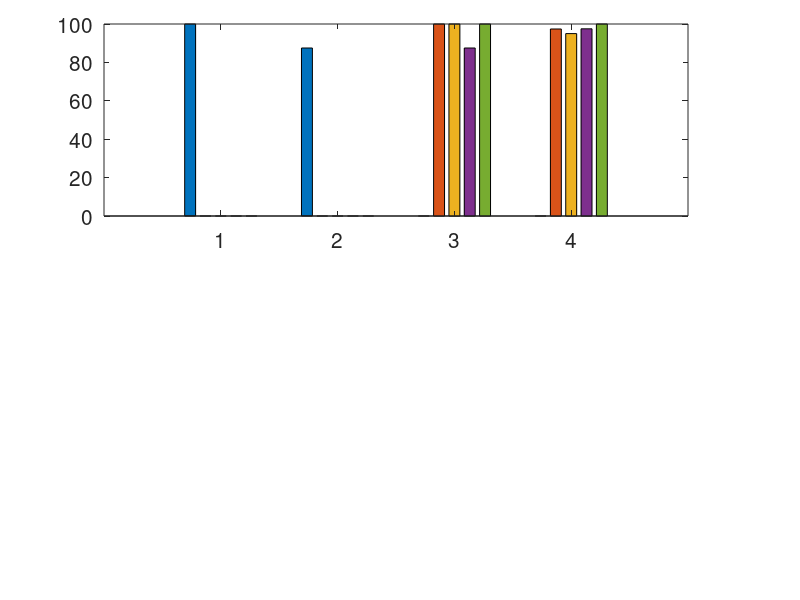

This figure's MATLAB source: (Note: this script raises an error after producing the figure.)
%% plot_G1_fig1_fig2.m
% G1 — Two-panel figure (2 × 1)
%
% Top    (a): Action Safety (%) by condition and model — grouped bar
% Bottom (b): Dangerous cases heatmap — condition × scene
%
% Key findings:
%   Tier 2 alone has a fatal blind spot on blocked_lens (87.5% safe)
%   Tier 3 LLM-only: gpt4o_mini also fails on wall_close (87.5%)
%   Full pipeline: Gemini achieves 100%; GPT-4o worst at 95%
%
% Data source: G1_runs_20260525_021111.csv  (latest run)

clear; clc; close all;
set(groot, 'DefaultAxesFontSize', 15);   % global baseline for all axes

%% ── Data ─────────────────────────────────────────────────────────────────────

% (a) Action Safety (%) — rows=models, cols=conditions
%     NaN = model not active in that condition
%                          T1.5-only  T2-only  T3-only  Full
SafetyData = [100.0, 87.5,  NaN,   NaN;    % Rule-Based
              NaN,   NaN,  100.0,  97.4;   % Claude
              NaN,   NaN,  100.0,  95.0;   % GPT-4o
              NaN,   NaN,   87.5,  97.5;   % GPT-4o-mini
              NaN,   NaN,  100.0, 100.0];  % Gemini

condLabels  = {'Tier 1.5 Only','Tier 2 Only','Tier 3 Only (LLM)','Full Pipeline'};
modelNames  = {'Rule-Based','Claude','GPT-4o','GPT-4o-mini','Gemini'};

% Model colours
mc = [0.58 0.65 0.65;   % Rule-Based  — grey
      0.88 0.48 0.33;   % Claude      — orange-red
      0.29 0.56 0.85;   % GPT-4o      — blue
      0.42 0.75 0.42;   % GPT-4o-mini — green
      0.69 0.49 0.85];  % Gemini      — purple

% (b) Dangerous count matrix [condition × scene]  (aggregated across all models)
%     tier1_5_only: all zero
%     tier2_only  : blocked_lens = 5 (sensor blind spot)
%     tier3_only  : wall_close   = 5 (depth sensor / LLM error)
%     full_pipeline: wall_close  = 4
DangerMat = [0, 0, 0, 0, 0, 0, 0, 0;   % Tier 1.5 Only
             0, 0, 5, 0, 0, 0, 0, 0;   % Tier 2 Only
             0, 5, 0, 0, 0, 0, 0, 0;   % Tier 3 Only
             0, 4, 0, 0, 0, 0, 0, 0];  % Full Pipeline

sceneLabels = {'person near','wall close','blocked lens','person far', ...
               'dim light','cluttered','object table','door open'};
condLabelsShort = {'Tier 1.5\nOnly','Tier 2\nOnly','Tier 3\nOnly','Full\nPipeline'};

%% ── Layout constants  [left  bottom  width  height] ─────────────────────────
% Both plot areas identical width & height; colorbar placed manually.
LFT  = 0.13;   % wider left margin — fits 'Tier 1.5 Only' y-axis label
WID  = 0.73;   % plot width  (colorbar in remaining ~0.14)
PHGT = 0.32;   % height of each subplot
BOT2 = 0.14;   % bottom of heatmap — room for 30° rotated x-labels
GAP  = 0.18;   % gap between plots — (b) title + whitespace + legend + whitespace
BOT1 = BOT2 + PHGT + GAP;   % bottom of bar chart = 0.64

%% ── Figure ───────────────────────────────────────────────────────────────────
fig = figure('Name','G1 — Tier Comparison', ...
             'Position',[80 60 1150 920]);

%% ══════════════════════════════════════════════════════════════════════════════
%% Subplot (a) — Action Safety grouped bar
%% ══════════════════════════════════════════════════════════════════════════════
ax1 = axes('Position',[LFT BOT1 WID PHGT]);

% bar() with NaN produces no bar for that group entry
bh = bar(1:4, SafetyData', 0.75);   % transpose: rows=conditions, cols=models
for k = 1:5
    bh(k).FaceColor = mc(k,:);
    bh(k).FaceAlpha = 0.87;
    bh(k).EdgeColor = 'none';
end
hold on;

% 100% reference line
yline(100,'--','Color',[0.55 0.55 0.55],'LineWidth',1.0,'HandleVisibility','off');

% Annotate non-100 values
nBars  = 5;
bWidth = 0.75;
offs   = linspace(-(nBars-1)/2, (nBars-1)/2, nBars) * (bWidth/nBars);

annots = {
    % {cond_idx, model_idx, value, label}
    2, 1, 87.5, '87.5%';   % Tier2 / Rule-Based
    3, 4, 87.5, '87.5%';   % Tier3 / GPT-4o-mini
    4, 2, 97.4, '97.4%';   % Full  / Claude
    4, 3, 95.0, '95.0%';   % Full  / GPT-4o
    4, 4, 97.5, '97.5%';   % Full  / GPT-4o-mini
};
for i = 1:size(annots,1)
    ci  = annots{i,1};
    mi  = annots{i,2};
    val = annots{i,3};
    lbl = annots{i,4};
    text(ci + offs(mi), val + 0.4, lbl, ...
         'HorizontalAlignment','center','FontSize',13, ...
         'Color',[0.75 0.10 0.10],'FontWeight','bold');
end

% Callout: Tier 2 blind spot
text(2 + offs(1), 85.5, {'{\leftarrow} Blocked lens'; 'blind spot'}, ...
     'FontSize',13,'Color',[0.75 0.10 0.10], ...
     'HorizontalAlignment','left');

set(ax1,'XTick',1:4,'XTickLabel',condLabels,'FontSize',14);
ylim([70 108]);
ax1.YTick = 70:5:105;
ax1.YTickLabel = {'70%','75%','80%','85%','90%','95%','100%','105%'};
ylabel('Action Safety (%)','FontSize',15);
annotation('textbox', [LFT, BOT1+PHGT+0.005, WID, 0.055], ...
    'String', {'\bf(a)  Action Safety by System Condition'; ...
               'Tier 2 alone has a fatal blind spot (blocked lens) — LLMs eliminate it'}, ...
    'FontSize',15, 'EdgeColor','none', ...
    'HorizontalAlignment','center', 'VerticalAlignment','bottom', ...
    'FitBoxToText','off');
ax1.YGrid='on'; ax1.XGrid='off';
ax1.GridAlpha=0.28; ax1.GridLineStyle='--'; ax1.Box='off';

% Legend — sits in the gap between the two plots
axLeg = axes('Position',[0 0 1 1],'Visible','off','HandleVisibility','off');
hold(axLeg,'on');
hD = gobjects(1,5);
for k = 1:5
    hD(k) = patch(NaN,NaN,mc(k,:),'FaceAlpha',0.87,'EdgeColor','none','Parent',axLeg);
end
lgd = legend(axLeg, hD, modelNames, ...
             'Orientation','horizontal','FontSize',14,'Box','off');
lgd.Units    = 'normalized';
lgd.Position = [0.15  BOT2+PHGT+GAP*0.62  0.68  0.04];  % upper 2/3 of gap
hold off;

%% ══════════════════════════════════════════════════════════════════════════════
%% Subplot (b) — Dangerous cases heatmap  (pcolor for clean cell edges)
%% ══════════════════════════════════════════════════════════════════════════════
ax2 = axes('Position',[LFT BOT2 WID PHGT]);

% pcolor needs (nRow+1) × (nCol+1) matrix — pad with zeros
[nR, nC] = size(DangerMat);
P = [DangerMat, zeros(nR,1); zeros(1,nC+1)];

h = pcolor(ax2, P);
h.EdgeColor = [1 1 1];   % white grid lines between cells
h.LineWidth = 1.8;

% Colormap: light grey (0=safe) → yellow → orange → red (5=most dangerous)
cmap6 = [0.94 0.97 0.94;   % 0  — near-white green  (safe)
         0.99 0.98 0.82;   % 1  — pale yellow
         0.99 0.85 0.46;   % 2  — amber
         0.98 0.60 0.22;   % 3  — orange
         0.90 0.25 0.12;   % 4  — red-orange
         0.65 0.05 0.05];  % 5  — deep red
nStep = 64;
cmapFull = [];
for s = 1:5
    cmapFull = [cmapFull; ...
                interp1([0 1], [cmap6(s,:); cmap6(s+1,:)], linspace(0,1,nStep))];
end
colormap(ax2, cmapFull);
clim([0 5]);

% Colorbar — placed manually so it does NOT resize ax2
cb = colorbar(ax2,'Location','manual');
cb.Position      = [LFT+WID+0.015  BOT2  0.025  PHGT];
cb.Label.String  = 'Dangerous cases (count)';
cb.Label.FontSize = 13;
cb.FontSize       = 13;
cb.Ticks         = 0:5;
cb.TickLabels    = {'0 (safe)','1','2','3','4','5'};
% Restore ax2 to exact size (colorbar creation can still nudge it)
ax2.Position     = [LFT BOT2 WID PHGT];

hold(ax2,'on');

% Cell text: number for all cells; red bold for non-zero, dark green for zero
for i = 1:nR
    for j = 1:nC
        val = DangerMat(i,j);
        if val == 0
            clr = [0.15 0.50 0.20];   % dark green
            fsz = 18;
            lbl = char(10003);        % Unicode ✓ — renders without LaTeX interpreter
        else
            clr = [1 1 1];            % white
            fsz = 19;
            lbl = num2str(val);
        end
        text(ax2, j + 0.5, i + 0.5, lbl, ...
             'HorizontalAlignment','center','VerticalAlignment','middle', ...
             'FontSize',fsz,'Color',clr,'FontWeight','bold');
    end
end

% ── Axes formatting ───────────────────────────────────────────────────────────
set(ax2, ...
    'XTick',                1.5:8.5, ...
    'XTickLabel',           sceneLabels, ...
    'YTick',                1.5:4.5, ...
    'YTickLabel',           {'Tier 1.5 Only','Tier 2 Only','Tier 3 Only','Full Pipeline'}, ...
    'YDir',                 'reverse', ...    % row 1 at top, row 4 at bottom
    'FontSize',             14, ...
    'TickLength',           [0 0], ...
    'XLim',                 [0.5 nC+0.5], ...
    'YLim',                 [0.5 nR+0.5], ...
    'DataAspectRatioMode',  'auto', ...
    'PlotBoxAspectRatioMode','auto', ...
    'Layer',                'top');   % draw axis lines on top of pcolor patches
xtickangle(ax2, 30);

annotation('textbox', [LFT, BOT2+PHGT+0.005, WID, 0.055], ...
    'String', {'\bf(b)  Dangerous Recommendations: Condition \times Scene'; ...
               '(truth = hazard,  action = PITCH\_FORWARD — aggregated across all models)'}, ...
    'FontSize',15, 'EdgeColor','none', ...
    'HorizontalAlignment','center', 'VerticalAlignment','bottom', ...
    'FitBoxToText','off', 'Interpreter','tex');
ax2.Box = 'off';
hold(ax2,'off');
